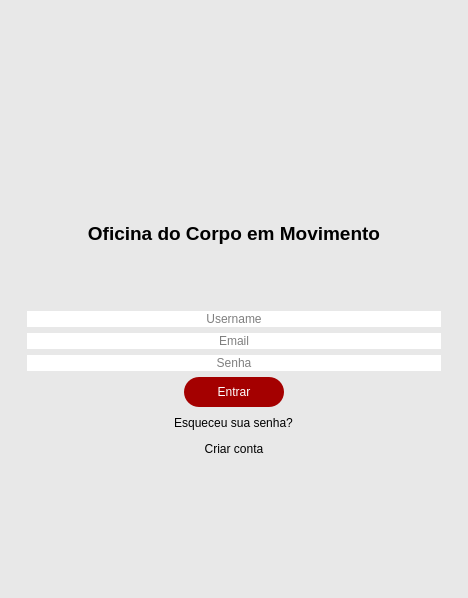
<?xml version="1.0" encoding="UTF-8"?>
<ui version="4.0">
 <class>MainWindow</class>
 <widget class="QMainWindow" name="MainWindow">
  <property name="geometry">
   <rect>
    <x>0</x>
    <y>0</y>
    <width>468</width>
    <height>598</height>
   </rect>
  </property>
  <property name="maximumSize">
   <size>
    <width>1000</width>
    <height>1000</height>
   </size>
  </property>
  <property name="windowTitle">
   <string>MainWindow</string>
  </property>
  <property name="styleSheet">
   <string notr="true">background-color:#E8E8E8;
border:none;
color: rgb(0, 0, 0);
</string>
  </property>
  <widget class="QWidget" name="centralwidget">
   <layout class="QVBoxLayout" name="verticalLayout">
    <item>
     <widget class="QStackedWidget" name="Pages">
      <property name="minimumSize">
       <size>
        <width>450</width>
        <height>500</height>
       </size>
      </property>
      <property name="maximumSize">
       <size>
        <width>450</width>
        <height>500</height>
       </size>
      </property>
      <property name="currentIndex">
       <number>0</number>
      </property>
      <widget class="QWidget" name="Login">
       <layout class="QVBoxLayout" name="verticalLayout_2">
        <item>
         <widget class="QFrame" name="frame">
          <property name="frameShape">
           <enum>QFrame::StyledPanel</enum>
          </property>
          <property name="frameShadow">
           <enum>QFrame::Raised</enum>
          </property>
          <layout class="QVBoxLayout" name="verticalLayout_4">
           <item alignment="Qt::AlignHCenter">
            <widget class="QLabel" name="Logo">
             <property name="text">
              <string/>
             </property>
             <property name="pixmap">
              <pixmap>Icons/Logo.png</pixmap>
             </property>
            </widget>
           </item>
           <item>
            <widget class="QLabel" name="Titulo">
             <property name="styleSheet">
              <string notr="true"/>
             </property>
             <property name="text">
              <string>&lt;html&gt;&lt;head/&gt;&lt;body&gt;&lt;p align=&quot;center&quot;&gt;&lt;span style=&quot; font-size:14pt; font-weight:600;&quot;&gt;Oficina do Corpo em Movimento&lt;/span&gt;&lt;/p&gt;&lt;/body&gt;&lt;/html&gt;</string>
             </property>
            </widget>
           </item>
          </layout>
         </widget>
        </item>
        <item>
         <widget class="QFrame" name="frame_2">
          <property name="frameShape">
           <enum>QFrame::StyledPanel</enum>
          </property>
          <property name="frameShadow">
           <enum>QFrame::Raised</enum>
          </property>
          <layout class="QVBoxLayout" name="verticalLayout_3">
           <item>
            <widget class="QLineEdit" name="LineUsername">
             <property name="styleSheet">
              <string notr="true">background-color: rgb(255, 255, 255);</string>
             </property>
             <property name="alignment">
              <set>Qt::AlignCenter</set>
             </property>
             <property name="placeholderText">
              <string>Username</string>
             </property>
            </widget>
           </item>
           <item>
            <widget class="QLineEdit" name="LineEmail">
             <property name="styleSheet">
              <string notr="true">background-color: rgb(255, 255, 255);</string>
             </property>
             <property name="alignment">
              <set>Qt::AlignCenter</set>
             </property>
             <property name="placeholderText">
              <string>Email</string>
             </property>
            </widget>
           </item>
           <item>
            <widget class="QLineEdit" name="LineSenha">
             <property name="styleSheet">
              <string notr="true">background-color: rgb(255, 255, 255);</string>
             </property>
             <property name="alignment">
              <set>Qt::AlignCenter</set>
             </property>
             <property name="placeholderText">
              <string>Senha</string>
             </property>
            </widget>
           </item>
           <item alignment="Qt::AlignHCenter">
            <widget class="QPushButton" name="Entrarconta">
             <property name="minimumSize">
              <size>
               <width>100</width>
               <height>30</height>
              </size>
             </property>
             <property name="maximumSize">
              <size>
               <width>100</width>
               <height>30</height>
              </size>
             </property>
             <property name="styleSheet">
              <string notr="true">QPushButton:hover{
	background-color: rgb(239, 41, 41);
}

QPushButton{
   color:rgb(255, 255, 255);
	background-color: rgb(164, 0, 0);
   border-radius:15px;
   
}</string>
             </property>
             <property name="text">
              <string>Entrar</string>
             </property>
            </widget>
           </item>
           <item alignment="Qt::AlignHCenter">
            <widget class="QPushButton" name="Esqueceusenha">
             <property name="minimumSize">
              <size>
               <width>100</width>
               <height>20</height>
              </size>
             </property>
             <property name="maximumSize">
              <size>
               <width>150</width>
               <height>20</height>
              </size>
             </property>
             <property name="styleSheet">
              <string notr="true">QPushButton:hover{
	color: rgb(114, 159, 207);
   
}

QPushButton{
   
	border:none
}</string>
             </property>
             <property name="text">
              <string>Esqueceu sua senha?</string>
             </property>
            </widget>
           </item>
           <item alignment="Qt::AlignHCenter">
            <widget class="QPushButton" name="Criarconta">
             <property name="minimumSize">
              <size>
               <width>150</width>
               <height>20</height>
              </size>
             </property>
             <property name="maximumSize">
              <size>
               <width>150</width>
               <height>20</height>
              </size>
             </property>
             <property name="styleSheet">
              <string notr="true">QPushButton:hover{
	color: rgb(114, 159, 207);
   
}

QPushButton{
   ;
	border:none
}</string>
             </property>
             <property name="text">
              <string>Criar conta</string>
             </property>
            </widget>
           </item>
           <item>
            <widget class="QLabel" name="Loginerror">
             <property name="text">
              <string/>
             </property>
             <property name="alignment">
              <set>Qt::AlignCenter</set>
             </property>
            </widget>
           </item>
          </layout>
         </widget>
        </item>
       </layout>
      </widget>
      <widget class="QWidget" name="Cadastro">
       <layout class="QVBoxLayout" name="verticalLayout_5">
        <item>
         <widget class="QScrollArea" name="scrollArea">
          <property name="widgetResizable">
           <bool>true</bool>
          </property>
          <widget class="QWidget" name="scrollAreaWidgetContents">
           <property name="geometry">
            <rect>
             <x>0</x>
             <y>0</y>
             <width>432</width>
             <height>482</height>
            </rect>
           </property>
           <layout class="QVBoxLayout" name="verticalLayout_6">
            <item>
             <widget class="QScrollArea" name="scrollArea_2">
              <property name="widgetResizable">
               <bool>true</bool>
              </property>
              <widget class="QWidget" name="scrollAreaWidgetContents_2">
               <property name="geometry">
                <rect>
                 <x>0</x>
                 <y>0</y>
                 <width>400</width>
                 <height>2173</height>
                </rect>
               </property>
               <layout class="QVBoxLayout" name="verticalLayout_7">
                <item>
                 <widget class="QFrame" name="frame_3">
                  <property name="frameShape">
                   <enum>QFrame::StyledPanel</enum>
                  </property>
                  <property name="frameShadow">
                   <enum>QFrame::Raised</enum>
                  </property>
                  <layout class="QGridLayout" name="gridLayout">
                   <item row="10" column="0">
                    <widget class="QLineEdit" name="LineConfirmarSenhaC">
                     <property name="maximumSize">
                      <size>
                       <width>200</width>
                       <height>16777215</height>
                      </size>
                     </property>
                     <property name="styleSheet">
                      <string notr="true">background-color: rgb(255, 255, 255);</string>
                     </property>
                     <property name="alignment">
                      <set>Qt::AlignCenter</set>
                     </property>
                     <property name="placeholderText">
                      <string>Confirmar Senha</string>
                     </property>
                    </widget>
                   </item>
                   <item row="9" column="0">
                    <widget class="QLineEdit" name="LineSenhaC">
                     <property name="maximumSize">
                      <size>
                       <width>200</width>
                       <height>16777215</height>
                      </size>
                     </property>
                     <property name="styleSheet">
                      <string notr="true">background-color: rgb(255, 255, 255);</string>
                     </property>
                     <property name="text">
                      <string/>
                     </property>
                     <property name="alignment">
                      <set>Qt::AlignCenter</set>
                     </property>
                     <property name="placeholderText">
                      <string>Senha</string>
                     </property>
                    </widget>
                   </item>
                   <item row="7" column="0">
                    <widget class="QLineEdit" name="LineUsernameC">
                     <property name="maximumSize">
                      <size>
                       <width>200</width>
                       <height>16777215</height>
                      </size>
                     </property>
                     <property name="styleSheet">
                      <string notr="true">background-color: rgb(255, 255, 255);</string>
                     </property>
                     <property name="alignment">
                      <set>Qt::AlignCenter</set>
                     </property>
                     <property name="placeholderText">
                      <string>Username</string>
                     </property>
                    </widget>
                   </item>
                   <item row="8" column="0">
                    <widget class="QLineEdit" name="LineEmailC">
                     <property name="maximumSize">
                      <size>
                       <width>200</width>
                       <height>16777215</height>
                      </size>
                     </property>
                     <property name="styleSheet">
                      <string notr="true">background-color: rgb(255, 255, 255);</string>
                     </property>
                     <property name="alignment">
                      <set>Qt::AlignCenter</set>
                     </property>
                     <property name="placeholderText">
                      <string>Email</string>
                     </property>
                    </widget>
                   </item>
                   <item row="3" column="0">
                    <widget class="QLabel" name="TituloC">
                     <property name="text">
                      <string>&lt;html&gt;&lt;head/&gt;&lt;body&gt;&lt;p align=&quot;center&quot;&gt;&lt;span style=&quot; font-size:14pt; font-weight:600; font-style:italic;&quot;&gt;Conta&lt;/span&gt;&lt;/p&gt;&lt;/body&gt;&lt;/html&gt;</string>
                     </property>
                     <property name="alignment">
                      <set>Qt::AlignCenter</set>
                     </property>
                    </widget>
                   </item>
                   <item row="5" column="0">
                    <widget class="QLineEdit" name="LineNomeC">
                     <property name="maximumSize">
                      <size>
                       <width>200</width>
                       <height>16777215</height>
                      </size>
                     </property>
                     <property name="styleSheet">
                      <string notr="true">background-color: rgb(255, 255, 255);</string>
                     </property>
                     <property name="alignment">
                      <set>Qt::AlignCenter</set>
                     </property>
                     <property name="placeholderText">
                      <string>Nome</string>
                     </property>
                    </widget>
                   </item>
                   <item row="6" column="0">
                    <widget class="QLineEdit" name="LineSobrenomeC">
                     <property name="maximumSize">
                      <size>
                       <width>200</width>
                       <height>16777215</height>
                      </size>
                     </property>
                     <property name="styleSheet">
                      <string notr="true">background-color: rgb(255, 255, 255);</string>
                     </property>
                     <property name="alignment">
                      <set>Qt::AlignCenter</set>
                     </property>
                     <property name="placeholderText">
                      <string>Sobrenome</string>
                     </property>
                    </widget>
                   </item>
                  </layout>
                 </widget>
                </item>
                <item>
                 <widget class="QFrame" name="frame_4">
                  <property name="frameShape">
                   <enum>QFrame::StyledPanel</enum>
                  </property>
                  <property name="frameShadow">
                   <enum>QFrame::Raised</enum>
                  </property>
                  <layout class="QVBoxLayout" name="verticalLayout_8">
                   <item>
                    <widget class="QLabel" name="Tituloficha">
                     <property name="text">
                      <string>&lt;html&gt;&lt;head/&gt;&lt;body&gt;&lt;p align=&quot;center&quot;&gt;&lt;span style=&quot; font-size:14pt; font-weight:600; font-style:italic; &quot;&gt;Ficha de Anamnese&lt;/span&gt;&lt;/p&gt;&lt;/body&gt;&lt;/html&gt;</string>
                     </property>
                    </widget>
                   </item>
                   <item>
                    <widget class="QLabel" name="TituloImc">
                     <property name="styleSheet">
                      <string notr="true"/>
                     </property>
                     <property name="text">
                      <string>&lt;html&gt;&lt;head/&gt;&lt;body&gt;&lt;p&gt;&lt;span style=&quot; font-size:12pt; font-weight:600; font-style:italic;&quot;&gt;IMC Corporal&lt;/span&gt;&lt;/p&gt;&lt;/body&gt;&lt;/html&gt;</string>
                     </property>
                    </widget>
                   </item>
                   <item alignment="Qt::AlignHCenter">
                    <widget class="QLineEdit" name="LinePesoC">
                     <property name="maximumSize">
                      <size>
                       <width>200</width>
                       <height>16777215</height>
                      </size>
                     </property>
                     <property name="styleSheet">
                      <string notr="true">background-color: rgb(255, 255, 255);</string>
                     </property>
                     <property name="alignment">
                      <set>Qt::AlignCenter</set>
                     </property>
                     <property name="placeholderText">
                      <string>Peso</string>
                     </property>
                    </widget>
                   </item>
                   <item alignment="Qt::AlignHCenter">
                    <widget class="QLineEdit" name="LineAlturaC">
                     <property name="maximumSize">
                      <size>
                       <width>200</width>
                       <height>16777215</height>
                      </size>
                     </property>
                     <property name="styleSheet">
                      <string notr="true">background-color: rgb(255, 255, 255);</string>
                     </property>
                     <property name="alignment">
                      <set>Qt::AlignCenter</set>
                     </property>
                     <property name="placeholderText">
                      <string>Altura</string>
                     </property>
                    </widget>
                   </item>
                   <item>
                    <widget class="QLabel" name="Titulodiario">
                     <property name="text">
                      <string>&lt;html&gt;&lt;head/&gt;&lt;body&gt;&lt;p&gt;&lt;span style=&quot; font-size:12pt; font-weight:600; font-style:italic;&quot;&gt;Atividades da Vida Díaria&lt;/span&gt;&lt;/p&gt;&lt;/body&gt;&lt;/html&gt;</string>
                     </property>
                    </widget>
                   </item>
                   <item>
                    <widget class="QLabel" name="TituloTrabalho">
                     <property name="styleSheet">
                      <string notr="true"/>
                     </property>
                     <property name="text">
                      <string>&lt;html&gt;&lt;head/&gt;&lt;body&gt;&lt;p&gt;&lt;span style=&quot; font-weight:600; font-style:italic; &quot;&gt;Número de Horas de Trabalho por Semana?&lt;/span&gt;&lt;/p&gt;&lt;/body&gt;&lt;/html&gt;</string>
                     </property>
                    </widget>
                   </item>
                   <item>
                    <widget class="QCheckBox" name="bt20">
                     <property name="styleSheet">
                      <string notr="true"/>
                     </property>
                     <property name="text">
                      <string>Menos de 20</string>
                     </property>
                     <attribute name="buttonGroup">
                      <string notr="true">Btn_Htrabalho</string>
                     </attribute>
                    </widget>
                   </item>
                   <item>
                    <widget class="QCheckBox" name="bt40">
                     <property name="styleSheet">
                      <string notr="true"/>
                     </property>
                     <property name="text">
                      <string>20 a 40</string>
                     </property>
                     <attribute name="buttonGroup">
                      <string notr="true">Btn_Htrabalho</string>
                     </attribute>
                    </widget>
                   </item>
                   <item>
                    <widget class="QCheckBox" name="bt60">
                     <property name="styleSheet">
                      <string notr="true"/>
                     </property>
                     <property name="text">
                      <string>41 a 60</string>
                     </property>
                     <attribute name="buttonGroup">
                      <string notr="true">Btn_Htrabalho</string>
                     </attribute>
                    </widget>
                   </item>
                   <item>
                    <widget class="QCheckBox" name="btnaoTrabalhar">
                     <property name="styleSheet">
                      <string notr="true"/>
                     </property>
                     <property name="text">
                      <string>Não Trabalho</string>
                     </property>
                     <attribute name="buttonGroup">
                      <string notr="true">Btn_Htrabalho</string>
                     </attribute>
                    </widget>
                   </item>
                   <item>
                    <widget class="QLabel" name="Titulofuncao">
                     <property name="text">
                      <string>&lt;html&gt;&lt;head/&gt;&lt;body&gt;&lt;p&gt;&lt;span style=&quot; font-weight:600; font-style:italic; &quot;&gt;Atividades desempenhadas no Trabalho?&lt;/span&gt;&lt;/p&gt;&lt;/body&gt;&lt;/html&gt;</string>
                     </property>
                    </widget>
                   </item>
                   <item>
                    <widget class="QCheckBox" name="btficarsentado">
                     <property name="styleSheet">
                      <string notr="true"/>
                     </property>
                     <property name="text">
                      <string>Ficar Sentado</string>
                     </property>
                    </widget>
                   </item>
                   <item>
                    <widget class="QCheckBox" name="btcarregarpeso">
                     <property name="styleSheet">
                      <string notr="true"/>
                     </property>
                     <property name="text">
                      <string>Carregar Peso</string>
                     </property>
                    </widget>
                   </item>
                   <item>
                    <widget class="QCheckBox" name="btcaminhar">
                     <property name="styleSheet">
                      <string notr="true"/>
                     </property>
                     <property name="text">
                      <string>Caminhar</string>
                     </property>
                    </widget>
                   </item>
                   <item>
                    <widget class="QCheckBox" name="btficarempe">
                     <property name="styleSheet">
                      <string notr="true"/>
                     </property>
                     <property name="text">
                      <string>Ficar em Pé</string>
                     </property>
                    </widget>
                   </item>
                   <item>
                    <widget class="QCheckBox" name="btOutros1">
                     <property name="styleSheet">
                      <string notr="true"/>
                     </property>
                     <property name="text">
                      <string>Outros</string>
                     </property>
                    </widget>
                   </item>
                   <item>
                    <widget class="QLabel" name="desempenho">
                     <property name="text">
                      <string>Qual(is):</string>
                     </property>
                    </widget>
                   </item>
                   <item>
                    <widget class="QLineEdit" name="infor_desempenho">
                     <property name="minimumSize">
                      <size>
                       <width>0</width>
                       <height>50</height>
                      </size>
                     </property>
                     <property name="styleSheet">
                      <string notr="true">background-color: rgb(255, 255, 255);</string>
                     </property>
                    </widget>
                   </item>
                   <item>
                    <widget class="QLabel" name="TituloMedico">
                     <property name="text">
                      <string>&lt;html&gt;&lt;head/&gt;&lt;body&gt;&lt;p&gt;&lt;span style=&quot; font-size:12pt; font-weight:600; font-style:italic; &quot;&gt;Histórico Médico&lt;/span&gt;&lt;/p&gt;&lt;/body&gt;&lt;/html&gt;</string>
                     </property>
                    </widget>
                   </item>
                   <item>
                    <widget class="QLabel" name="Titulocirurgias">
                     <property name="text">
                      <string>&lt;html&gt;&lt;head/&gt;&lt;body&gt;&lt;p&gt;&lt;span style=&quot; font-weight:600; font-style:italic; &quot;&gt;Intervenções Cirúrgicas?&lt;/span&gt;&lt;/p&gt;&lt;/body&gt;&lt;/html&gt;</string>
                     </property>
                    </widget>
                   </item>
                   <item>
                    <widget class="QCheckBox" name="btcoluna">
                     <property name="styleSheet">
                      <string notr="true"/>
                     </property>
                     <property name="text">
                      <string>Coluna</string>
                     </property>
                    </widget>
                   </item>
                   <item>
                    <widget class="QCheckBox" name="btrim">
                     <property name="styleSheet">
                      <string notr="true"/>
                     </property>
                     <property name="text">
                      <string>Rim</string>
                     </property>
                    </widget>
                   </item>
                   <item>
                    <widget class="QCheckBox" name="btcoracao">
                     <property name="styleSheet">
                      <string notr="true"/>
                     </property>
                     <property name="text">
                      <string>Coração </string>
                     </property>
                    </widget>
                   </item>
                   <item>
                    <widget class="QCheckBox" name="btpulmao">
                     <property name="styleSheet">
                      <string notr="true"/>
                     </property>
                     <property name="text">
                      <string>Pulmão</string>
                     </property>
                    </widget>
                   </item>
                   <item>
                    <widget class="QCheckBox" name="btNenhum1">
                     <property name="styleSheet">
                      <string notr="true"/>
                     </property>
                     <property name="text">
                      <string>Nenhum</string>
                     </property>
                    </widget>
                   </item>
                   <item>
                    <widget class="QCheckBox" name="btOutros2">
                     <property name="styleSheet">
                      <string notr="true"/>
                     </property>
                     <property name="text">
                      <string>Outros</string>
                     </property>
                    </widget>
                   </item>
                   <item>
                    <widget class="QLabel" name="cirurgia">
                     <property name="text">
                      <string>Qual(is):</string>
                     </property>
                    </widget>
                   </item>
                   <item>
                    <widget class="QLineEdit" name="infor_cirurgia">
                     <property name="minimumSize">
                      <size>
                       <width>0</width>
                       <height>50</height>
                      </size>
                     </property>
                     <property name="styleSheet">
                      <string notr="true">background-color: rgb(255, 255, 255);</string>
                     </property>
                    </widget>
                   </item>
                   <item>
                    <widget class="QLabel" name="Titulodiagnostico">
                     <property name="text">
                      <string>&lt;html&gt;&lt;head/&gt;&lt;body&gt;&lt;p&gt;&lt;span style=&quot; font-weight:600; font-style:italic; &quot;&gt;Problemas Diagnosticados?&lt;/span&gt;&lt;/p&gt;&lt;/body&gt;&lt;/html&gt;</string>
                     </property>
                    </widget>
                   </item>
                   <item>
                    <widget class="QCheckBox" name="btAlcool">
                     <property name="styleSheet">
                      <string notr="true"/>
                     </property>
                     <property name="text">
                      <string>Alcoolismo</string>
                     </property>
                    </widget>
                   </item>
                   <item>
                    <widget class="QCheckBox" name="btArtrite">
                     <property name="styleSheet">
                      <string notr="true"/>
                     </property>
                     <property name="text">
                      <string>Artrite</string>
                     </property>
                    </widget>
                   </item>
                   <item>
                    <widget class="QCheckBox" name="btDiabete">
                     <property name="styleSheet">
                      <string notr="true"/>
                     </property>
                     <property name="text">
                      <string>Diabetes</string>
                     </property>
                    </widget>
                   </item>
                   <item>
                    <widget class="QCheckBox" name="btRenal">
                     <property name="styleSheet">
                      <string notr="true"/>
                     </property>
                     <property name="text">
                      <string>Problema Renal</string>
                     </property>
                    </widget>
                   </item>
                   <item>
                    <widget class="QCheckBox" name="btNenhum2">
                     <property name="styleSheet">
                      <string notr="true"/>
                     </property>
                     <property name="text">
                      <string>Nenhum</string>
                     </property>
                    </widget>
                   </item>
                   <item>
                    <widget class="QCheckBox" name="btOutros3">
                     <property name="styleSheet">
                      <string notr="true"/>
                     </property>
                     <property name="text">
                      <string>Outros</string>
                     </property>
                    </widget>
                   </item>
                   <item>
                    <widget class="QLabel" name="diagnostico">
                     <property name="text">
                      <string>Qual(is):</string>
                     </property>
                    </widget>
                   </item>
                   <item>
                    <widget class="QLineEdit" name="infor_diagnostico">
                     <property name="minimumSize">
                      <size>
                       <width>0</width>
                       <height>50</height>
                      </size>
                     </property>
                     <property name="styleSheet">
                      <string notr="true">background-color: rgb(255, 255, 255);</string>
                     </property>
                    </widget>
                   </item>
                   <item>
                    <widget class="QLabel" name="TituloFamiliar">
                     <property name="text">
                      <string>&lt;html&gt;&lt;head/&gt;&lt;body&gt;&lt;p&gt;&lt;span style=&quot; font-weight:600; font-style:italic; &quot;&gt;Histórico Familiar? &lt;/span&gt;&lt;/p&gt;&lt;/body&gt;&lt;/html&gt;</string>
                     </property>
                    </widget>
                   </item>
                   <item>
                    <widget class="QCheckBox" name="btmae">
                     <property name="styleSheet">
                      <string notr="true"/>
                     </property>
                     <property name="text">
                      <string>Mãe</string>
                     </property>
                    </widget>
                   </item>
                   <item>
                    <widget class="QCheckBox" name="btpai">
                     <property name="styleSheet">
                      <string notr="true"/>
                     </property>
                     <property name="text">
                      <string>Pai</string>
                     </property>
                    </widget>
                   </item>
                   <item>
                    <widget class="QCheckBox" name="btirmao">
                     <property name="text">
                      <string>Irmão(ã)</string>
                     </property>
                    </widget>
                   </item>
                   <item>
                    <widget class="QCheckBox" name="btavo">
                     <property name="text">
                      <string>Avô/Avó</string>
                     </property>
                    </widget>
                   </item>
                   <item>
                    <widget class="QLabel" name="familia">
                     <property name="text">
                      <string>Qual(is):</string>
                     </property>
                    </widget>
                   </item>
                   <item>
                    <widget class="QLineEdit" name="infor_familiahisto">
                     <property name="minimumSize">
                      <size>
                       <width>0</width>
                       <height>50</height>
                      </size>
                     </property>
                     <property name="styleSheet">
                      <string notr="true">background-color: rgb(255, 255, 255);</string>
                     </property>
                    </widget>
                   </item>
                   <item>
                    <widget class="QLabel" name="Ttuloalergia">
                     <property name="text">
                      <string>&lt;html&gt;&lt;head/&gt;&lt;body&gt;&lt;p&gt;&lt;span style=&quot; font-weight:600; font-style:italic; ;&quot;&gt;Possui Alergia?&lt;/span&gt;&lt;/p&gt;&lt;/body&gt;&lt;/html&gt;</string>
                     </property>
                    </widget>
                   </item>
                   <item>
                    <widget class="QCheckBox" name="btsimalergia">
                     <property name="styleSheet">
                      <string notr="true"/>
                     </property>
                     <property name="text">
                      <string>Sim</string>
                     </property>
                     <attribute name="buttonGroup">
                      <string notr="true">Btn_Alergia</string>
                     </attribute>
                    </widget>
                   </item>
                   <item>
                    <widget class="QCheckBox" name="btnaoalergia">
                     <property name="styleSheet">
                      <string notr="true"/>
                     </property>
                     <property name="text">
                      <string>Não</string>
                     </property>
                     <attribute name="buttonGroup">
                      <string notr="true">Btn_Alergia</string>
                     </attribute>
                    </widget>
                   </item>
                   <item>
                    <widget class="QLabel" name="alergia">
                     <property name="text">
                      <string>Qual(is):</string>
                     </property>
                    </widget>
                   </item>
                   <item>
                    <widget class="QLineEdit" name="infor_alergia">
                     <property name="minimumSize">
                      <size>
                       <width>0</width>
                       <height>50</height>
                      </size>
                     </property>
                     <property name="styleSheet">
                      <string notr="true">background-color: rgb(255, 255, 255);</string>
                     </property>
                    </widget>
                   </item>
                   <item>
                    <widget class="QLabel" name="Titulorestricao">
                     <property name="text">
                      <string>&lt;html&gt;&lt;head/&gt;&lt;body&gt;&lt;p&gt;&lt;span style=&quot; font-weight:600; font-style:italic; &quot;&gt;Possui restrição para atividades físicas?&lt;/span&gt;&lt;/p&gt;&lt;/body&gt;&lt;/html&gt;</string>
                     </property>
                    </widget>
                   </item>
                   <item>
                    <widget class="QCheckBox" name="btsimrestri">
                     <property name="styleSheet">
                      <string notr="true"/>
                     </property>
                     <property name="text">
                      <string>Sim</string>
                     </property>
                     <attribute name="buttonGroup">
                      <string notr="true">Btn_Rfisico</string>
                     </attribute>
                    </widget>
                   </item>
                   <item>
                    <widget class="QCheckBox" name="btnaorestri">
                     <property name="styleSheet">
                      <string notr="true"/>
                     </property>
                     <property name="text">
                      <string>Não</string>
                     </property>
                     <attribute name="buttonGroup">
                      <string notr="true">Btn_Rfisico</string>
                     </attribute>
                    </widget>
                   </item>
                   <item>
                    <widget class="QLabel" name="restricao">
                     <property name="text">
                      <string>Qual(is):</string>
                     </property>
                    </widget>
                   </item>
                   <item>
                    <widget class="QLineEdit" name="infor_restricao">
                     <property name="minimumSize">
                      <size>
                       <width>0</width>
                       <height>50</height>
                      </size>
                     </property>
                     <property name="styleSheet">
                      <string notr="true">background-color: rgb(255, 255, 255);</string>
                     </property>
                     <property name="text">
                      <string/>
                     </property>
                    </widget>
                   </item>
                   <item>
                    <widget class="QLabel" name="Tituloideal">
                     <property name="text">
                      <string>&lt;html&gt;&lt;head/&gt;&lt;body&gt;&lt;p&gt;&lt;span style=&quot; font-weight:600; font-style:italic; &quot;&gt;Plano Ideal&lt;/span&gt;&lt;/p&gt;&lt;/body&gt;&lt;/html&gt;</string>
                     </property>
                    </widget>
                   </item>
                   <item>
                    <widget class="QLabel" name="Tituloobjetivo">
                     <property name="text">
                      <string>&lt;html&gt;&lt;head/&gt;&lt;body&gt;&lt;p&gt;&lt;span style=&quot; font-weight:600; font-style:italic; &quot;&gt;Objetivo em relação a atividade física?&lt;/span&gt;&lt;/p&gt;&lt;/body&gt;&lt;/html&gt;</string>
                     </property>
                    </widget>
                   </item>
                   <item>
                    <widget class="QCheckBox" name="btestetica">
                     <property name="styleSheet">
                      <string notr="true"/>
                     </property>
                     <property name="text">
                      <string>Estética</string>
                     </property>
                     <attribute name="buttonGroup">
                      <string notr="true">Btn_Objfisico</string>
                     </attribute>
                    </widget>
                   </item>
                   <item>
                    <widget class="QCheckBox" name="btlazer">
                     <property name="styleSheet">
                      <string notr="true"/>
                     </property>
                     <property name="text">
                      <string>Lazer</string>
                     </property>
                     <attribute name="buttonGroup">
                      <string notr="true">Btn_Objfisico</string>
                     </attribute>
                    </widget>
                   </item>
                   <item>
                    <widget class="QCheckBox" name="btemagrecer">
                     <property name="styleSheet">
                      <string notr="true"/>
                     </property>
                     <property name="text">
                      <string>Emagrecimento</string>
                     </property>
                     <attribute name="buttonGroup">
                      <string notr="true">Btn_Objfisico</string>
                     </attribute>
                    </widget>
                   </item>
                   <item>
                    <widget class="QCheckBox" name="btcondicionamento">
                     <property name="styleSheet">
                      <string notr="true"/>
                     </property>
                     <property name="text">
                      <string>Condicionamento físico</string>
                     </property>
                     <attribute name="buttonGroup">
                      <string notr="true">Btn_Objfisico</string>
                     </attribute>
                    </widget>
                   </item>
                   <item>
                    <widget class="QCheckBox" name="btterapeu">
                     <property name="styleSheet">
                      <string notr="true"/>
                     </property>
                     <property name="text">
                      <string>Terapêutico</string>
                     </property>
                     <attribute name="buttonGroup">
                      <string notr="true">Btn_Objfisico</string>
                     </attribute>
                    </widget>
                   </item>
                   <item>
                    <widget class="QCheckBox" name="btOutros4">
                     <property name="styleSheet">
                      <string notr="true"/>
                     </property>
                     <property name="text">
                      <string>Outros</string>
                     </property>
                     <attribute name="buttonGroup">
                      <string notr="true">Btn_Objfisico</string>
                     </attribute>
                    </widget>
                   </item>
                   <item>
                    <widget class="QLabel" name="objetivo">
                     <property name="text">
                      <string>Qual:</string>
                     </property>
                    </widget>
                   </item>
                   <item>
                    <widget class="QLineEdit" name="Infor_objetivo">
                     <property name="minimumSize">
                      <size>
                       <width>0</width>
                       <height>50</height>
                      </size>
                     </property>
                     <property name="styleSheet">
                      <string notr="true">background-color: rgb(255, 255, 255);</string>
                     </property>
                    </widget>
                   </item>
                   <item>
                    <widget class="QLabel" name="Titulogeral">
                     <property name="text">
                      <string>&lt;html&gt;&lt;head/&gt;&lt;body&gt;&lt;p&gt;&lt;span style=&quot; font-weight:600; font-style:italic; &quot;&gt;Comentários Gerais&lt;/span&gt;&lt;/p&gt;&lt;/body&gt;&lt;/html&gt;</string>
                     </property>
                    </widget>
                   </item>
                   <item>
                    <widget class="QLineEdit" name="infor_geral">
                     <property name="minimumSize">
                      <size>
                       <width>0</width>
                       <height>60</height>
                      </size>
                     </property>
                     <property name="styleSheet">
                      <string notr="true">background-color: rgb(255, 255, 255);</string>
                     </property>
                    </widget>
                   </item>
                   <item alignment="Qt::AlignHCenter">
                    <widget class="QPushButton" name="CriarcontaC">
                     <property name="minimumSize">
                      <size>
                       <width>100</width>
                       <height>30</height>
                      </size>
                     </property>
                     <property name="maximumSize">
                      <size>
                       <width>100</width>
                       <height>30</height>
                      </size>
                     </property>
                     <property name="styleSheet">
                      <string notr="true">QPushButton:hover{
	background-color: rgb(239, 41, 41);
}

QPushButton{
   color:rgb(255, 255, 255);
	background-color: rgb(164, 0, 0);
    border-radius:15px;
   
}</string>
                     </property>
                     <property name="text">
                      <string>Criar</string>
                     </property>
                    </widget>
                   </item>
                   <item>
                    <widget class="QPushButton" name="BtnVoltarCadastro">
                     <property name="styleSheet">
                      <string notr="true">QPushButton:hover{
	color: rgb(114, 159, 207);
   
}

QPushButton{
   
	border:none
}</string>
                     </property>
                     <property name="text">
                      <string>Voltar</string>
                     </property>
                    </widget>
                   </item>
                   <item>
                    <widget class="QLabel" name="Erroinfo1">
                     <property name="text">
                      <string/>
                     </property>
                    </widget>
                   </item>
                   <item>
                    <widget class="QLabel" name="Erroinfo">
                     <property name="text">
                      <string/>
                     </property>
                    </widget>
                   </item>
                  </layout>
                 </widget>
                </item>
               </layout>
              </widget>
             </widget>
            </item>
           </layout>
          </widget>
         </widget>
        </item>
       </layout>
      </widget>
     </widget>
    </item>
   </layout>
  </widget>
 </widget>
 <resources/>
 <connections/>
 <buttongroups>
  <buttongroup name="Btn_Htrabalho"/>
  <buttongroup name="Btn_Alergia"/>
  <buttongroup name="Btn_Rfisico"/>
  <buttongroup name="Btn_Objfisico"/>
 </buttongroups>
</ui>
